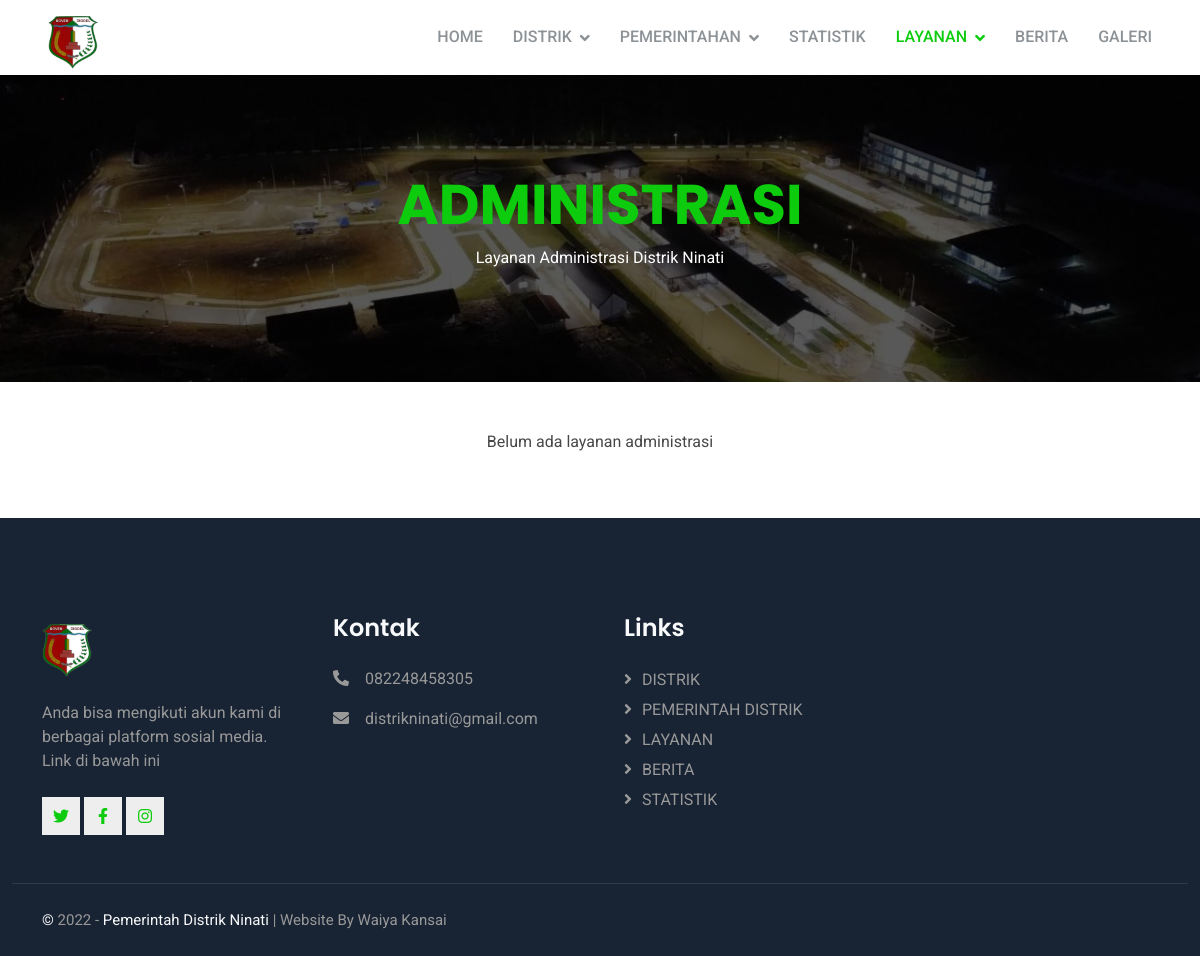
The app's page /administrasi/, older data.
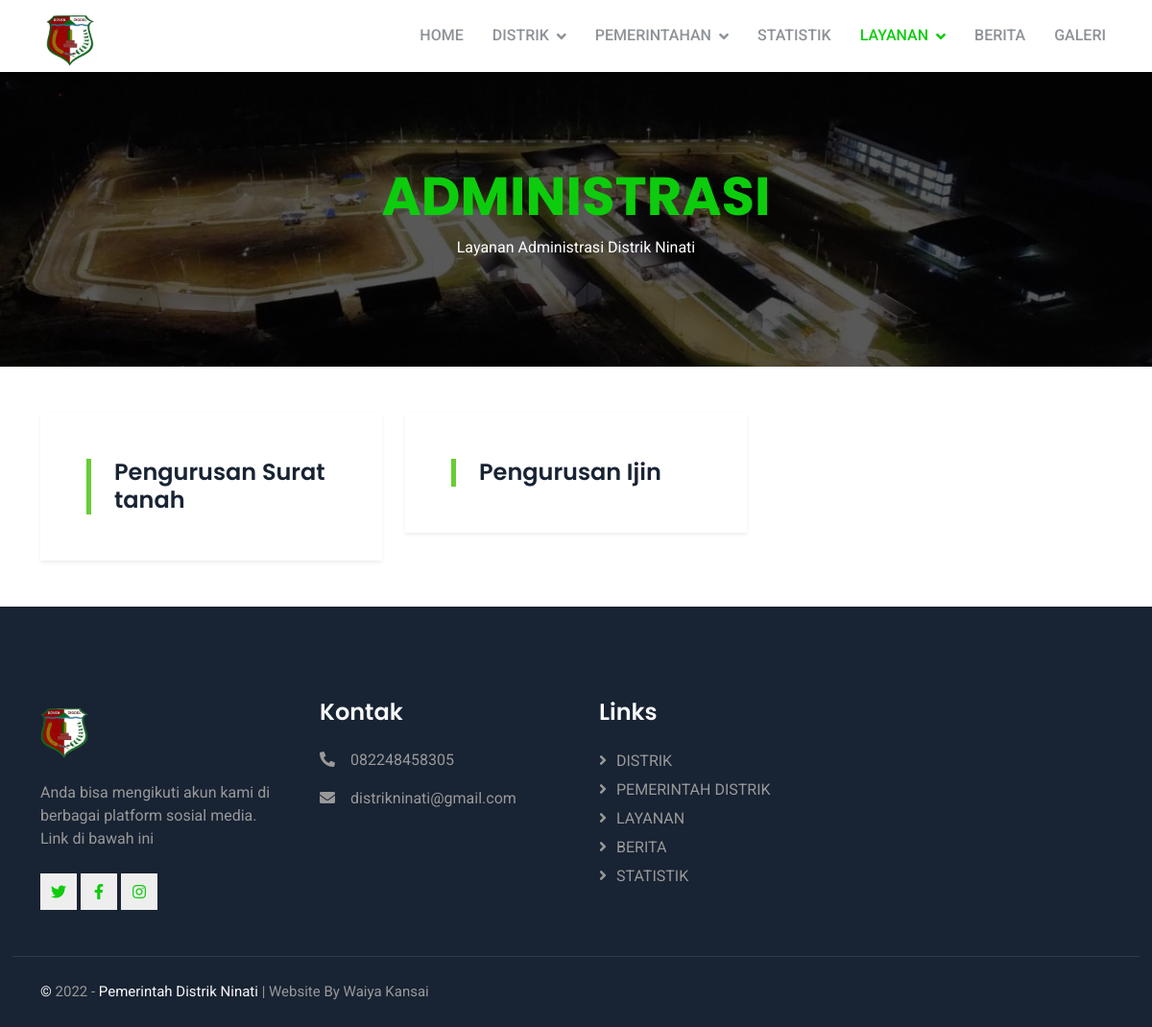
The same page, newer data.
### administrasi/models.py (models this page shows, shortened)
class Administrasi(models.Model):
    nama_layanan = models.CharField(max_length=100)
    persyaratan = RichTextField(blank=True, null=True)
    slug = models.SlugField(blank=True,editable=False)

### administrasi/views.py (the view)
# urls.py: path('',views.index, name='index'),
def index(request):
    subtitle = 'Layanan Administrasi Distrik Ninati'
    administrasi = Administrasi.objects.all()
    context= {
        'title' : 'Administrasi',
        'subtitle': subtitle,
        'administrasi': administrasi,
    }
    return render(request, 'administrasi/index.html', context)

### templates/administrasi/index.html
{% extends '../subbase.html' %}
{% block content %}
   <div class="container">
    <div class="isi">
        <div class="row g-4">
            {% if administrasi %}
            {% for administrasi in administrasi %}
            <div class="col-lg-4 col-md-6 wow fadeInUp" data-wow-delay="0.1s">
                <div class="shadow-sm p-5 text-administrasi" >
                <a href="{% url 'administrasi:detail' administrasi.slug %}">
                    <div class="border-start border-5 border-primary ps-4">
                    <h4 class="display-20 mb-0 text-administrasi">
                        {{administrasi.nama_layanan}}
                    </h4>
                    </div>
                </a>
                </div>
            </div>
            {% endfor %}
            {% else %}
            <center><p>Belum ada layanan administrasi</p></center>
            {% endif %}
        </div>
    </div>
   </div>
{% endblock content %}

Row changes from the older to the newer data that the page shows:
added Administrasi: nama_layanan "Pengurusan Surat tanah"
added Administrasi: nama_layanan "Pengurusan Ijin"
Text that changed along with them:
text no longer shown: "Belum ada layanan administrasi"
